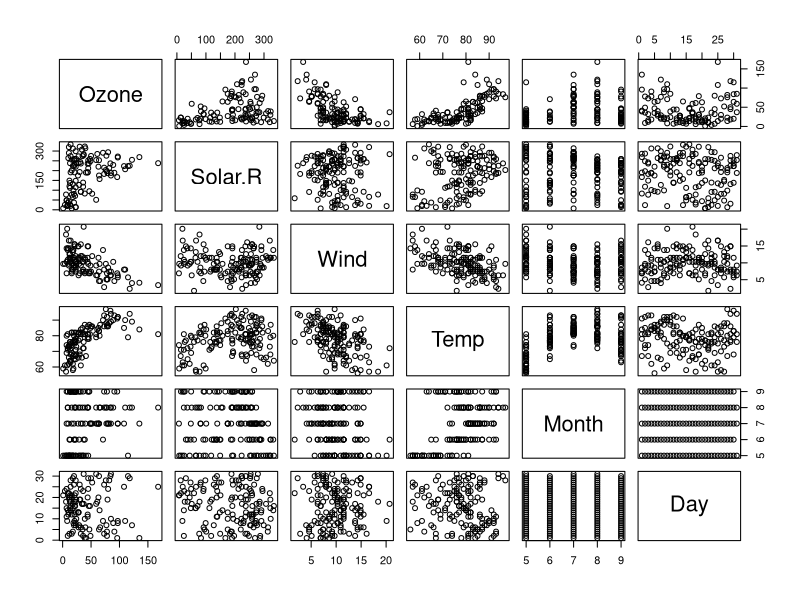
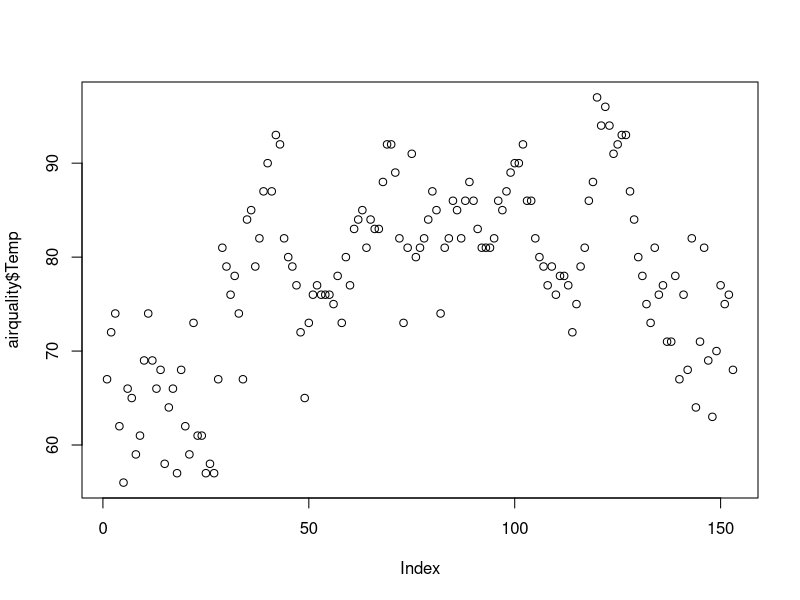
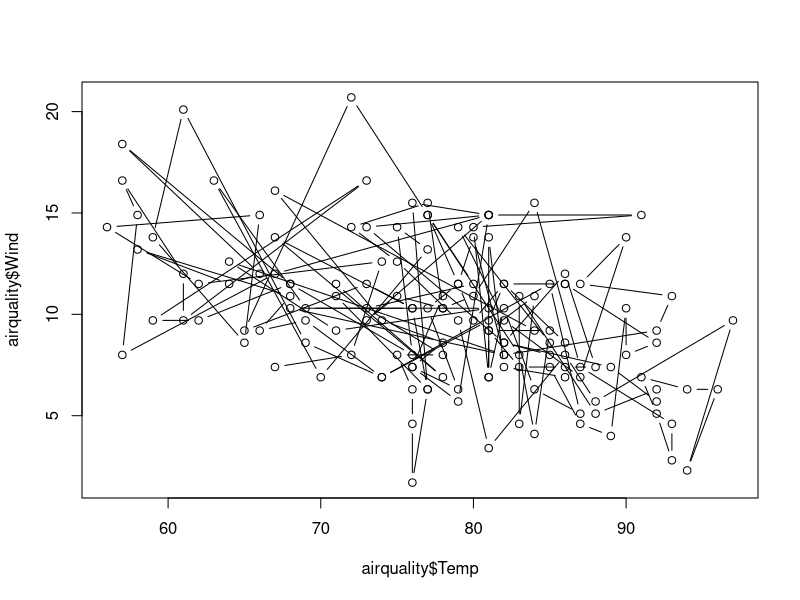
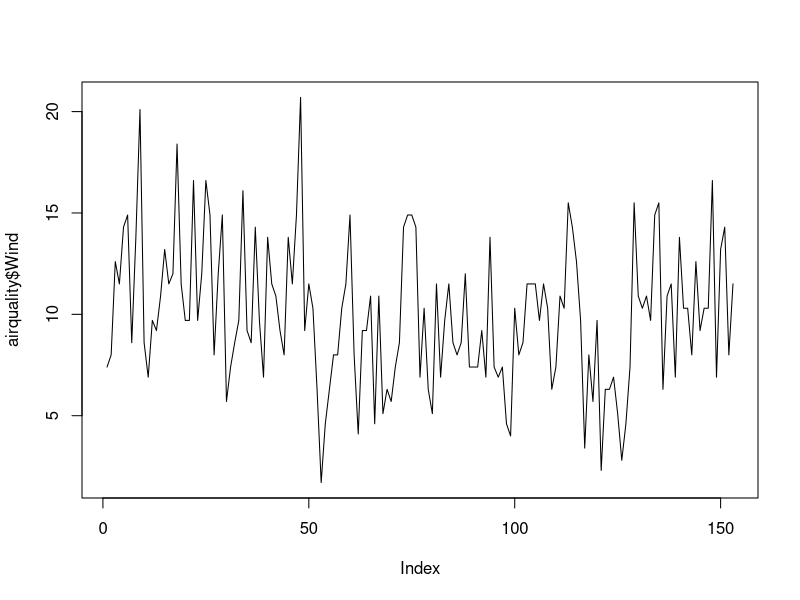
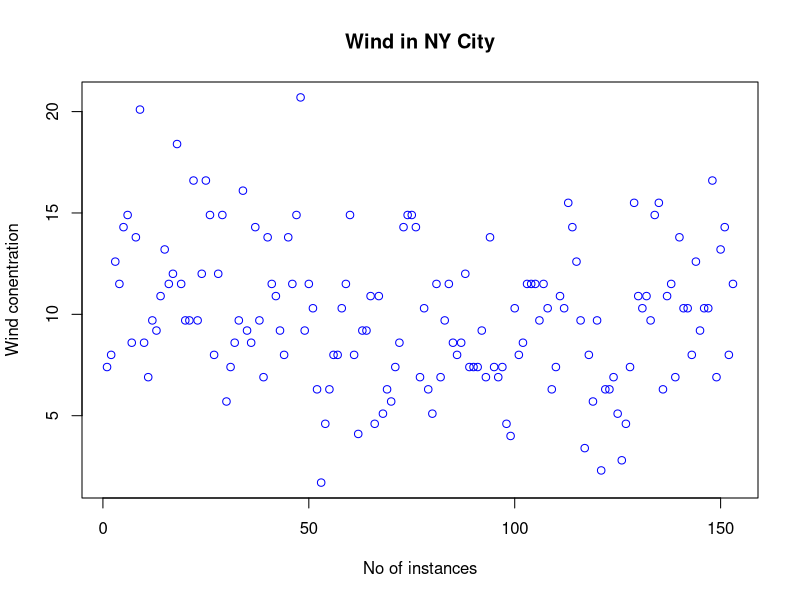
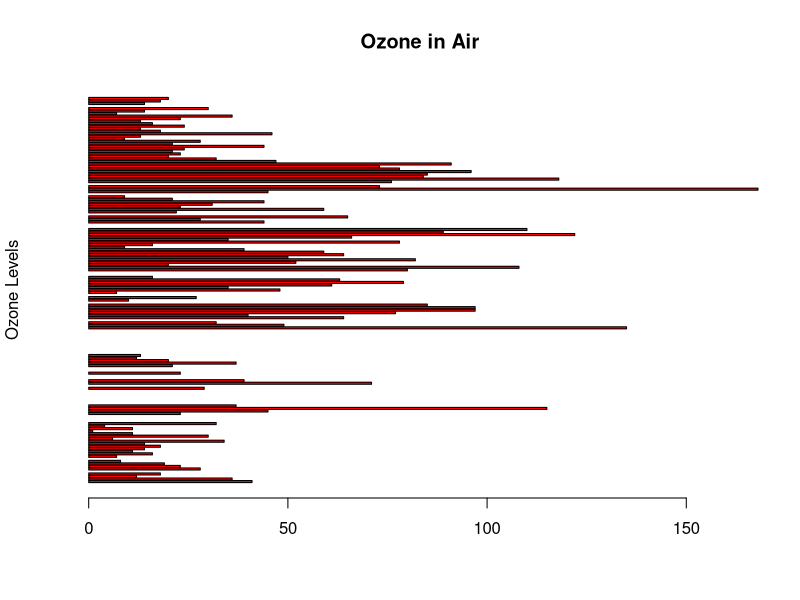
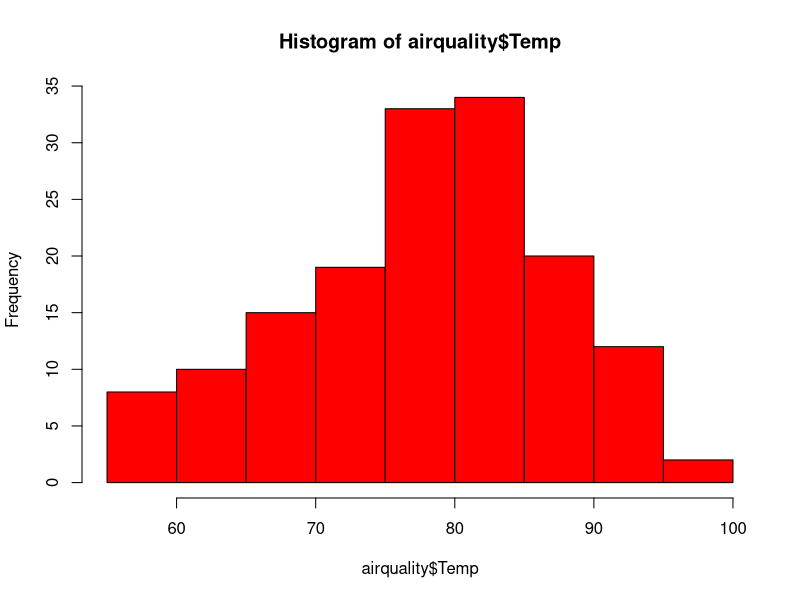
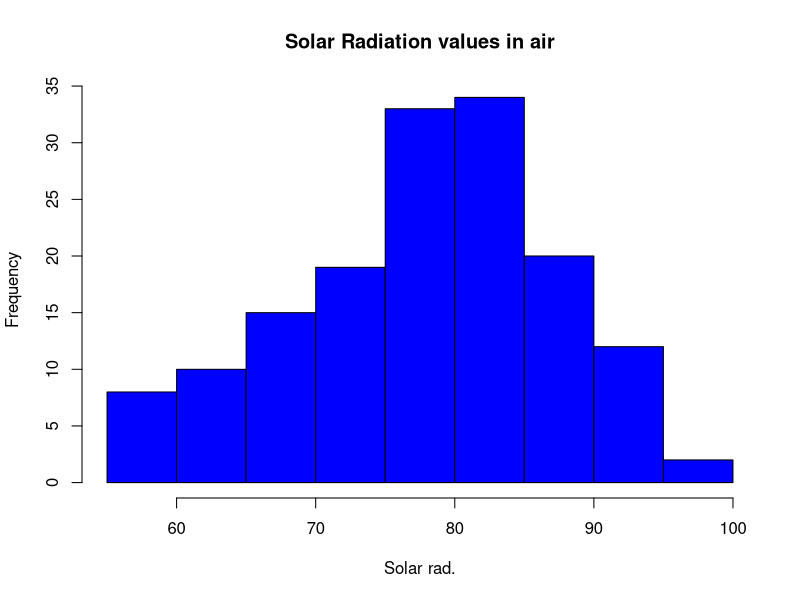

Source code (R) for these figures, in order:
airquality <- datasets::airquality
View(airquality)


head(airquality, 10)
tail(airquality, 10)

df12 <- airquality[, c(2,3)]
df12

df13 <- airquality[, -2] 
df13

summary(airquality)
summary(airquality[, 3])


airquality$Wind 

summary(airquality$Temp)


plot(airquality)

plot(airquality$Temp)

plot(airquality$Temp, airquality$Wind, type = "b")


plot(airquality$Wind, type = "l")

plot(airquality$Wind, xlab = "No of instances", ylab = "Wind conentration", 
     main = "Wind in NY City", col = "blue") 

barplot(airquality$Ozone, main = "Ozone in Air", ylab = "Ozone Levels", 
        col = "red", horiz = T, axes = T)

hist(airquality$Temp, col = "red")

hist(airquality$Temp, 
     main = 'Solar Radiation values in air',
     xlab = 'Solar rad.', col='blue')


boxplot(airquality$Temp,main="Boxplot")


boxplot(airquality[,1:4],main='Multiple')


